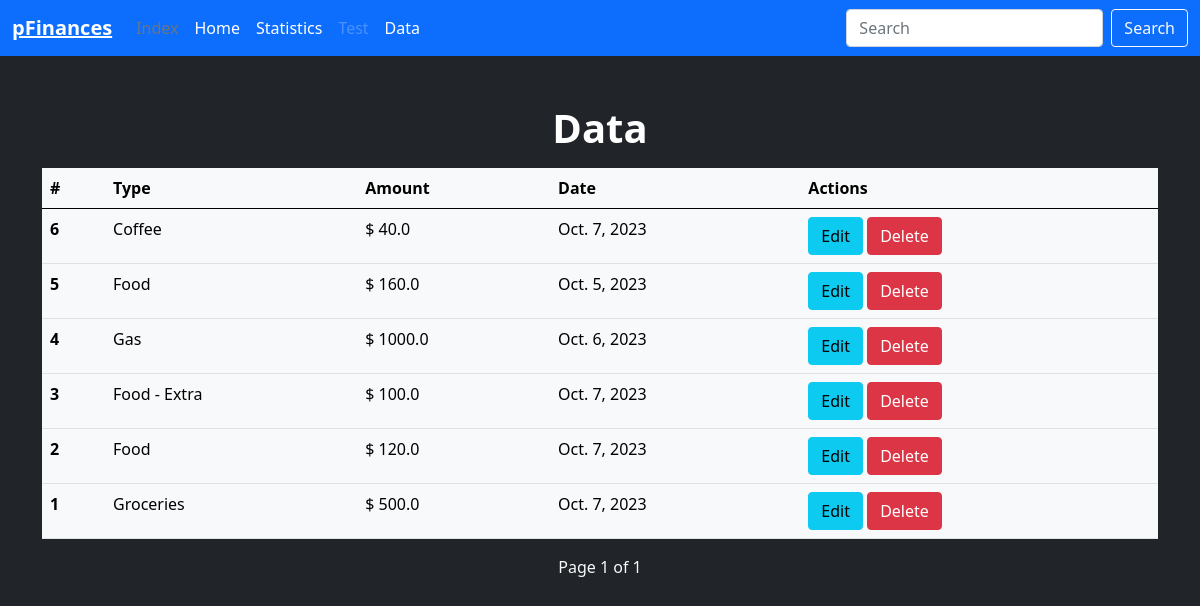
Screenshot of /spendings/data/ with the database file from the repository.
### Spendings/models.py (models this page shows, shortened)
class Expense(models.Model):
    cost = models.FloatField()
    type = models.ForeignKey(ExpenseType, on_delete=models.CASCADE, blank=True)
    date = models.DateField()

class ExpenseType(models.Model):
    type = models.CharField(max_length=50)
    def __str__(self):
        return self.type

### Spendings/views.py (the view)
# urls.py: path("data/", views.data, name="data"),
def data(request):
    all_expenses = Expense.objects.all().order_by('-id')
    paginator = Paginator(all_expenses, 15)
    page_number = request.GET.get("page")
    page_obj = paginator.get_page(page_number)
    context = {
        'all_expenses' : all_expenses,
        'page_obj' : page_obj,
    }
    return render(request, 'spendings/data.html', context)

### Spendings/templates/Spendings/data.html (shortened to what this page needs)
{% extends 'base.html' %}
{% block content %}
    <div class="container mt-5">
        <h1 class="text-white text-center mb-3"><b>Data</b></h1>
        <table class="table table-light table-hover">
            <thead>
              <tr>
                <th scope="col">#</th>
                <th scope="col">Type</th>
                <th scope="col">Amount</th>
                <th scope="col">Date</th>
                <th scope="col">Actions</th>
              </tr>
            </thead>
            <tbody>
                {% for expense in page_obj %}
                    <tr>
                        <th scope="row">{{expense.id}}</th>
                        <td>{{expense.type}}</td>
                        <td>$ {{expense.cost}}</td>
                        <td>{{expense.date}}</td>
                        <td>
                            <a class="btn btn-info" href="{% url 'edit_expense' expense.id %}">Edit</a>
                            <a class="btn btn-danger" href="{% url 'delete_expense' expense.id %}">Delete</a>
                        </td>
                    </tr>
                {% endfor %}
            </div>
    <div class="container my-3">
        <div class="d-flex justify-content-between align-items-center">
            <span>
              <p class="text-light">Page {{ page_obj.number }} of {{ page_obj.paginator.num_pages }}</p>
            </span>
        </div>
</div>
{% endblock content %}

### rows the page displays
Expense: id "6", type "Coffee", cost "40.0", date "Oct. 7, 2023"
Expense: id "5", type "Food", cost "160.0", date "Oct. 5, 2023"
Expense: id "4", type "Gas", cost "1000.0", date "Oct. 6, 2023"
Expense: id "3", type "Food - Extra", cost "100.0", date "Oct. 7, 2023"
Expense: id "2", type "Food", cost "120.0", date "Oct. 7, 2023"
Expense: id "1", type "Groceries", cost "500.0", date "Oct. 7, 2023"

### other values shown
{{ page_obj.number }} "1"
{{ page_obj.paginator.num_pages }} "1"
